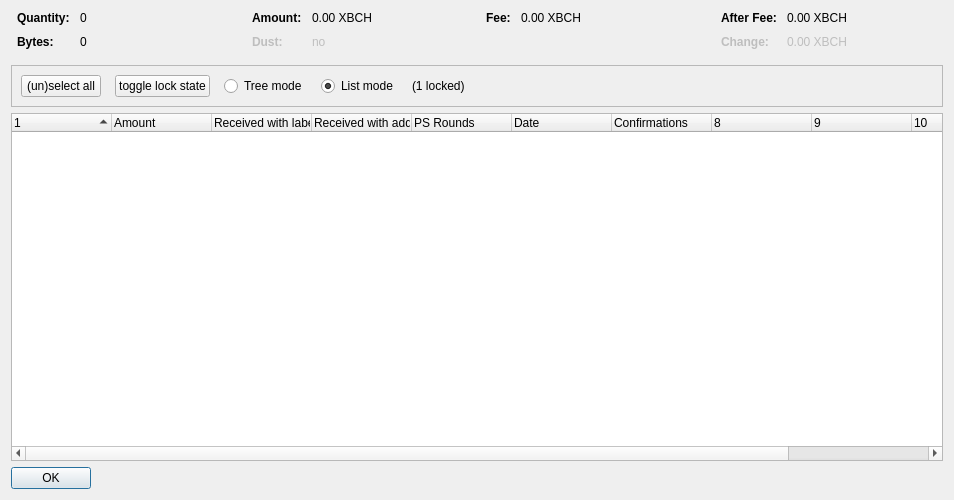
<?xml version="1.0" encoding="UTF-8"?>
<ui version="4.0">
 <class>CoinControlDialog</class>
 <widget class="QDialog" name="CoinControlDialog">
  <property name="geometry">
   <rect>
    <x>0</x>
    <y>0</y>
    <width>954</width>
    <height>500</height>
   </rect>
  </property>
  <property name="windowTitle">
   <string>Coin Selection</string>
  </property>
  <layout class="QVBoxLayout" name="verticalLayout">
   <item>
    <layout class="QHBoxLayout" name="horizontalLayoutTop" stretch="0,0,0,0">
     <property name="topMargin">
      <number>0</number>
     </property>
     <property name="bottomMargin">
      <number>10</number>
     </property>
     <item>
      <layout class="QFormLayout" name="formLayoutCoinControl1">
       <property name="horizontalSpacing">
        <number>10</number>
       </property>
       <property name="verticalSpacing">
        <number>10</number>
       </property>
       <property name="leftMargin">
        <number>6</number>
       </property>
       <property name="rightMargin">
        <number>6</number>
       </property>
       <item row="0" column="0">
        <widget class="QLabel" name="labelCoinControlQuantityText">
         <property name="font">
          <font>
           <weight>75</weight>
           <bold>true</bold>
          </font>
         </property>
         <property name="text">
          <string>Quantity:</string>
         </property>
        </widget>
       </item>
       <item row="0" column="1">
        <widget class="QLabel" name="labelCoinControlQuantity">
         <property name="cursor">
          <cursorShape>IBeamCursor</cursorShape>
         </property>
         <property name="contextMenuPolicy">
          <enum>Qt::ActionsContextMenu</enum>
         </property>
         <property name="text">
          <string notr="true">0</string>
         </property>
         <property name="textInteractionFlags">
          <set>Qt::LinksAccessibleByMouse|Qt::TextSelectableByKeyboard|Qt::TextSelectableByMouse</set>
         </property>
        </widget>
       </item>
       <item row="1" column="0">
        <widget class="QLabel" name="labelCoinControlBytesText">
         <property name="font">
          <font>
           <weight>75</weight>
           <bold>true</bold>
          </font>
         </property>
         <property name="text">
          <string>Bytes:</string>
         </property>
        </widget>
       </item>
       <item row="1" column="1">
        <widget class="QLabel" name="labelCoinControlBytes">
         <property name="cursor">
          <cursorShape>IBeamCursor</cursorShape>
         </property>
         <property name="contextMenuPolicy">
          <enum>Qt::ActionsContextMenu</enum>
         </property>
         <property name="text">
          <string notr="true">0</string>
         </property>
         <property name="textInteractionFlags">
          <set>Qt::LinksAccessibleByMouse|Qt::TextSelectableByKeyboard|Qt::TextSelectableByMouse</set>
         </property>
        </widget>
       </item>
      </layout>
     </item>
     <item>
      <layout class="QFormLayout" name="formLayoutCoinControl2">
       <property name="horizontalSpacing">
        <number>10</number>
       </property>
       <property name="verticalSpacing">
        <number>10</number>
       </property>
       <property name="leftMargin">
        <number>6</number>
       </property>
       <property name="rightMargin">
        <number>6</number>
       </property>
       <item row="0" column="0">
        <widget class="QLabel" name="labelCoinControlAmountText">
         <property name="font">
          <font>
           <weight>75</weight>
           <bold>true</bold>
          </font>
         </property>
         <property name="text">
          <string>Amount:</string>
         </property>
        </widget>
       </item>
       <item row="0" column="1">
        <widget class="QLabel" name="labelCoinControlAmount">
         <property name="cursor">
          <cursorShape>IBeamCursor</cursorShape>
         </property>
         <property name="contextMenuPolicy">
          <enum>Qt::ActionsContextMenu</enum>
         </property>
         <property name="text">
          <string notr="true">0.00 XBCH</string>
         </property>
         <property name="textInteractionFlags">
          <set>Qt::LinksAccessibleByMouse|Qt::TextSelectableByKeyboard|Qt::TextSelectableByMouse</set>
         </property>
        </widget>
       </item>
       <item row="1" column="0">
        <widget class="QLabel" name="labelCoinControlLowOutputText">
         <property name="enabled">
          <bool>false</bool>
         </property>
         <property name="font">
          <font>
           <weight>75</weight>
           <bold>true</bold>
          </font>
         </property>
         <property name="text">
          <string>Dust:</string>
         </property>
        </widget>
       </item>
       <item row="1" column="1">
        <widget class="QLabel" name="labelCoinControlLowOutput">
         <property name="enabled">
          <bool>false</bool>
         </property>
         <property name="cursor">
          <cursorShape>IBeamCursor</cursorShape>
         </property>
         <property name="contextMenuPolicy">
          <enum>Qt::ActionsContextMenu</enum>
         </property>
         <property name="text">
          <string notr="true">no</string>
         </property>
         <property name="textInteractionFlags">
          <set>Qt::LinksAccessibleByMouse|Qt::TextSelectableByKeyboard|Qt::TextSelectableByMouse</set>
         </property>
        </widget>
       </item>
      </layout>
     </item>
     <item>
      <layout class="QFormLayout" name="formLayoutCoinControl3">
       <property name="horizontalSpacing">
        <number>10</number>
       </property>
       <property name="verticalSpacing">
        <number>10</number>
       </property>
       <property name="leftMargin">
        <number>6</number>
       </property>
       <property name="rightMargin">
        <number>6</number>
       </property>
       <item row="0" column="0">
        <widget class="QLabel" name="labelCoinControlFeeText">
         <property name="font">
          <font>
           <weight>75</weight>
           <bold>true</bold>
          </font>
         </property>
         <property name="text">
          <string>Fee:</string>
         </property>
        </widget>
       </item>
       <item row="0" column="1">
        <widget class="QLabel" name="labelCoinControlFee">
         <property name="cursor">
          <cursorShape>IBeamCursor</cursorShape>
         </property>
         <property name="contextMenuPolicy">
          <enum>Qt::ActionsContextMenu</enum>
         </property>
         <property name="text">
          <string notr="true">0.00 XBCH</string>
         </property>
         <property name="textInteractionFlags">
          <set>Qt::LinksAccessibleByMouse|Qt::TextSelectableByKeyboard|Qt::TextSelectableByMouse</set>
         </property>
        </widget>
       </item>
      </layout>
     </item>
     <item>
      <layout class="QFormLayout" name="formLayoutCoinControl4">
       <property name="horizontalSpacing">
        <number>10</number>
       </property>
       <property name="verticalSpacing">
        <number>10</number>
       </property>
       <property name="leftMargin">
        <number>6</number>
       </property>
       <property name="rightMargin">
        <number>6</number>
       </property>
       <item row="0" column="0">
        <widget class="QLabel" name="labelCoinControlAfterFeeText">
         <property name="font">
          <font>
           <weight>75</weight>
           <bold>true</bold>
          </font>
         </property>
         <property name="text">
          <string>After Fee:</string>
         </property>
        </widget>
       </item>
       <item row="0" column="1">
        <widget class="QLabel" name="labelCoinControlAfterFee">
         <property name="cursor">
          <cursorShape>IBeamCursor</cursorShape>
         </property>
         <property name="contextMenuPolicy">
          <enum>Qt::ActionsContextMenu</enum>
         </property>
         <property name="text">
          <string notr="true">0.00 XBCH</string>
         </property>
         <property name="textInteractionFlags">
          <set>Qt::LinksAccessibleByMouse|Qt::TextSelectableByKeyboard|Qt::TextSelectableByMouse</set>
         </property>
        </widget>
       </item>
       <item row="1" column="0">
        <widget class="QLabel" name="labelCoinControlChangeText">
         <property name="enabled">
          <bool>false</bool>
         </property>
         <property name="font">
          <font>
           <weight>75</weight>
           <bold>true</bold>
          </font>
         </property>
         <property name="text">
          <string>Change:</string>
         </property>
        </widget>
       </item>
       <item row="1" column="1">
        <widget class="QLabel" name="labelCoinControlChange">
         <property name="enabled">
          <bool>false</bool>
         </property>
         <property name="cursor">
          <cursorShape>IBeamCursor</cursorShape>
         </property>
         <property name="contextMenuPolicy">
          <enum>Qt::ActionsContextMenu</enum>
         </property>
         <property name="text">
          <string notr="true">0.00 XBCH</string>
         </property>
         <property name="textInteractionFlags">
          <set>Qt::LinksAccessibleByMouse|Qt::TextSelectableByKeyboard|Qt::TextSelectableByMouse</set>
         </property>
        </widget>
       </item>
      </layout>
     </item>
    </layout>
   </item>
   <item>
    <widget class="QFrame" name="frame">
     <property name="minimumSize">
      <size>
       <width>0</width>
       <height>40</height>
      </size>
     </property>
     <property name="frameShape">
      <enum>QFrame::StyledPanel</enum>
     </property>
     <property name="frameShadow">
      <enum>QFrame::Sunken</enum>
     </property>
     <layout class="QHBoxLayout" name="horizontalLayout">
      <item>
       <layout class="QHBoxLayout" name="horizontalLayoutPanel" stretch="0,0,0,0,0,0">
        <property name="spacing">
         <number>14</number>
        </property>
        <item>
         <widget class="QPushButton" name="pushButtonSelectAll">
          <property name="sizePolicy">
           <sizepolicy hsizetype="Maximum" vsizetype="Fixed">
            <horstretch>0</horstretch>
            <verstretch>0</verstretch>
           </sizepolicy>
          </property>
          <property name="text">
           <string>(un)select all</string>
          </property>
          <property name="autoDefault">
           <bool>false</bool>
          </property>
         </widget>
        </item>
        <item>
         <widget class="QPushButton" name="pushButtonToggleLock">
          <property name="sizePolicy">
           <sizepolicy hsizetype="Maximum" vsizetype="Fixed">
            <horstretch>0</horstretch>
            <verstretch>0</verstretch>
           </sizepolicy>
          </property>
          <property name="text">
           <string>toggle lock state</string>
          </property>
          <property name="autoDefault">
           <bool>false</bool>
          </property>
         </widget>
        </item>
        <item>
         <widget class="QRadioButton" name="radioTreeMode">
          <property name="sizePolicy">
           <sizepolicy hsizetype="Maximum" vsizetype="Fixed">
            <horstretch>0</horstretch>
            <verstretch>0</verstretch>
           </sizepolicy>
          </property>
          <property name="text">
           <string>Tree mode</string>
          </property>
         </widget>
        </item>
        <item>
         <widget class="QRadioButton" name="radioListMode">
          <property name="sizePolicy">
           <sizepolicy hsizetype="Maximum" vsizetype="Fixed">
            <horstretch>0</horstretch>
            <verstretch>0</verstretch>
           </sizepolicy>
          </property>
          <property name="text">
           <string>List mode</string>
          </property>
          <property name="checked">
           <bool>true</bool>
          </property>
         </widget>
        </item>
        <item>
         <widget class="QLabel" name="labelLocked">
          <property name="text">
           <string>(1 locked)</string>
          </property>
         </widget>
        </item>
        <item>
         <spacer name="horizontalSpacer">
          <property name="orientation">
           <enum>Qt::Horizontal</enum>
          </property>
          <property name="sizeHint" stdset="0">
           <size>
            <width>40</width>
            <height>20</height>
           </size>
          </property>
         </spacer>
        </item>
       </layout>
      </item>
     </layout>
    </widget>
   </item>
   <item>
    <widget class="CoinControlTreeWidget" name="treeWidget">
     <property name="contextMenuPolicy">
      <enum>Qt::CustomContextMenu</enum>
     </property>
     <property name="sortingEnabled">
      <bool>false</bool>
     </property>
     <property name="columnCount">
      <number>11</number>
     </property>
     <attribute name="headerShowSortIndicator" stdset="0">
      <bool>true</bool>
     </attribute>
     <attribute name="headerStretchLastSection">
      <bool>false</bool>
     </attribute>
     <column>
      <property name="text">
       <string/>
      </property>
     </column>
     <column>
      <property name="text">
       <string>Amount</string>
      </property>
     </column>
     <column>
      <property name="text">
       <string>Received with label</string>
      </property>
     </column>
     <column>
      <property name="text">
       <string>Received with address</string>
      </property>
     </column>
     <column>
      <property name="text">
       <string>PS Rounds</string>
      </property>
     </column>
     <column>
      <property name="text">
       <string>Date</string>
      </property>
     </column>
     <column>
      <property name="text">
       <string>Confirmations</string>
      </property>
      <property name="toolTip">
       <string>Confirmed</string>
      </property>
     </column>
     <column>
      <property name="text">
       <string/>
      </property>
     </column>
     <column>
      <property name="text">
       <string/>
      </property>
     </column>
     <column>
      <property name="text">
       <string/>
      </property>
     </column>
     <column>
      <property name="text">
       <string/>
      </property>
     </column>
    </widget>
   </item>
   <item>
    <widget class="QDialogButtonBox" name="buttonBox">
     <property name="sizePolicy">
      <sizepolicy hsizetype="Maximum" vsizetype="Fixed">
       <horstretch>0</horstretch>
       <verstretch>0</verstretch>
      </sizepolicy>
     </property>
     <property name="orientation">
      <enum>Qt::Horizontal</enum>
     </property>
     <property name="standardButtons">
      <set>QDialogButtonBox::Ok</set>
     </property>
    </widget>
   </item>
  </layout>
 </widget>
 <customwidgets>
  <customwidget>
   <class>CoinControlTreeWidget</class>
   <extends>QTreeWidget</extends>
   <header>coincontroltreewidget.h</header>
  </customwidget>
 </customwidgets>
 <resources/>
 <connections/>
</ui>
